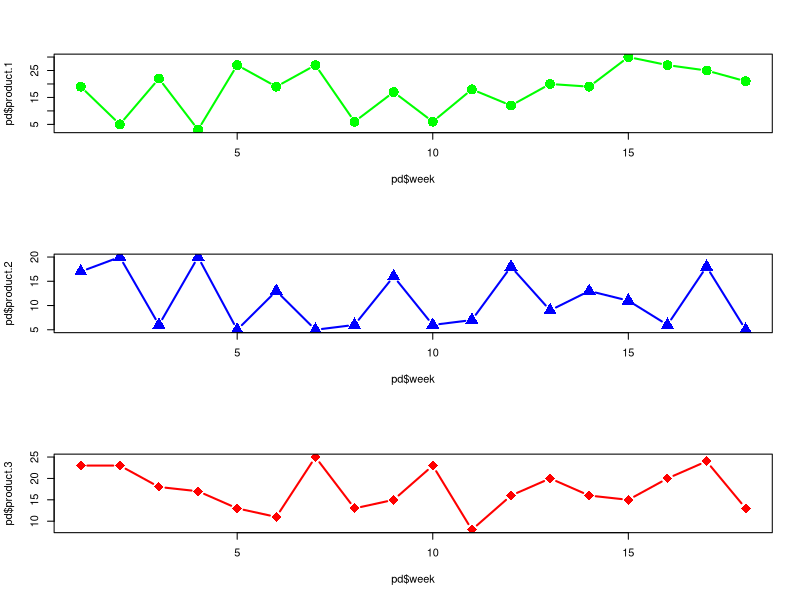
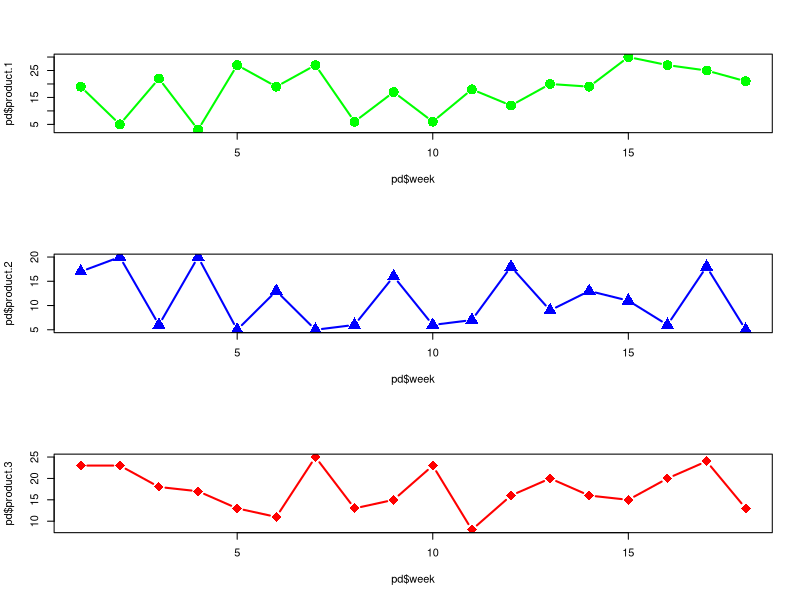

Write the R code that produced these figures, in order.
pd <- read.csv("product-sales.csv")

# Example 1: Plot each line in a different graph.
par(mfrow = c(3, 1))  # Use 3 rows and 1 column.
plot(pd$week, pd$product.1, type="b", col="green", lwd=2, pch=16, cex=2)
plot(pd$week, pd$product.2, type="b", col="blue", lwd=2, pch=17, cex=2)
plot(pd$week, pd$product.3, type="b", col="red", lwd=2, pch=18, cex=2)

# Example 2: Save to file
png(file = "line-graphs.png") # STEP 1: Tell to start writing to file
# STEP 2: Tell what to write (below): 
par(mfrow = c(3, 1))  # Use 3 rows and 1 column.
plot(pd$week, pd$product.1, type="b", col="green", lwd=2, pch=16, cex=2)
plot(pd$week, pd$product.2, type="b", col="blue", lwd=2, pch=17, cex=2)
plot(pd$week, pd$product.3, type="b", col="red", lwd=2, pch=18, cex=2)
dev.off() # STEP 3: Tell to stop writing and create file


